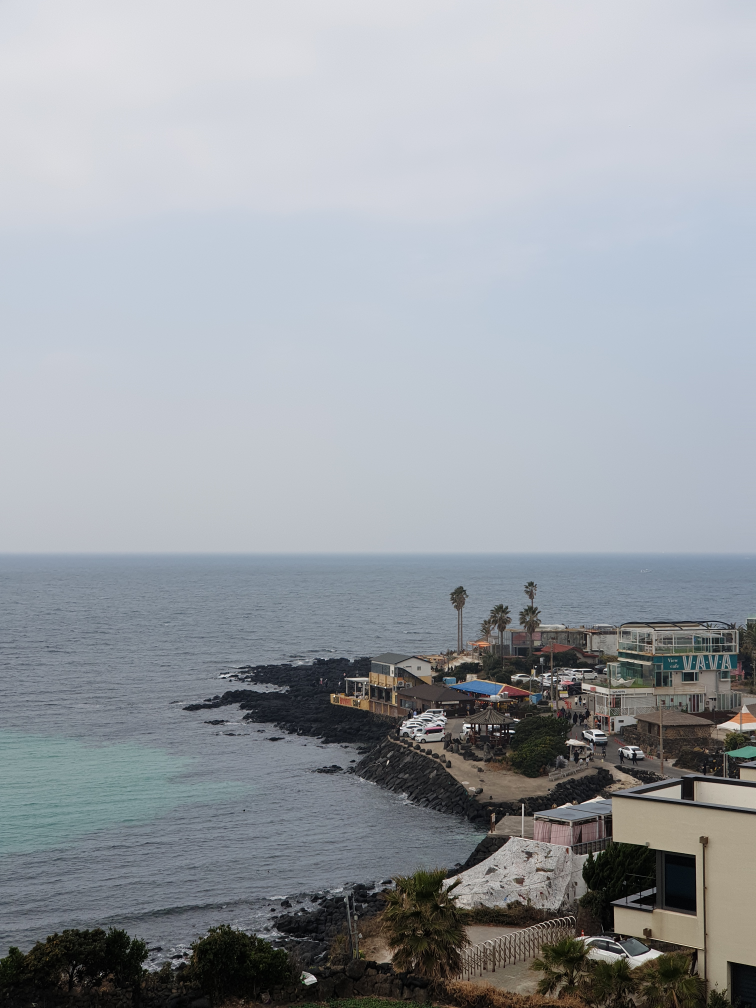
//> input picture #3. Image Stitching/left.jpg, 3024 x 4032 px (shown at 1/4 size)
$ ./Assignment3_-_201721052_송재한   (built with g++ and OpenCV 4)
//> lines starting //> are read from the running program, lines starting //| are printed output that depends on the picture
// Since 2021-12-24
// Computer Vision
// #3. Image Stitching for assignment
// 201721052 송재한

#include <opencv2/core.hpp>
#include <opencv2/highgui.hpp>
#include <opencv2/imgproc.hpp>
#include <opencv2/features2d.hpp>
#include <opencv2/xfeatures2d.hpp>
#include <opencv2/calib3d.hpp>
//opencv include

#include <iostream>
//standard include

using namespace cv;
using namespace std;
//using namespace

int main(int argc, char* argv[])
{
    int boundary_size = 3000;
    int threshold_descriptor = 650;
    double threshold_better = 4.1;
    double MinDist = 100;
    double MaxDist = 0;
    // set the variable

    Mat left = imread("./resource/assignment3/left.jpg");
//> left is the input picture: 4032 rows x 3024 cols, CV_8UC3; mean B, G, R 163.5, 157.8, 153.1
    Mat right = imread("./resource/assignment3/right.jpg");
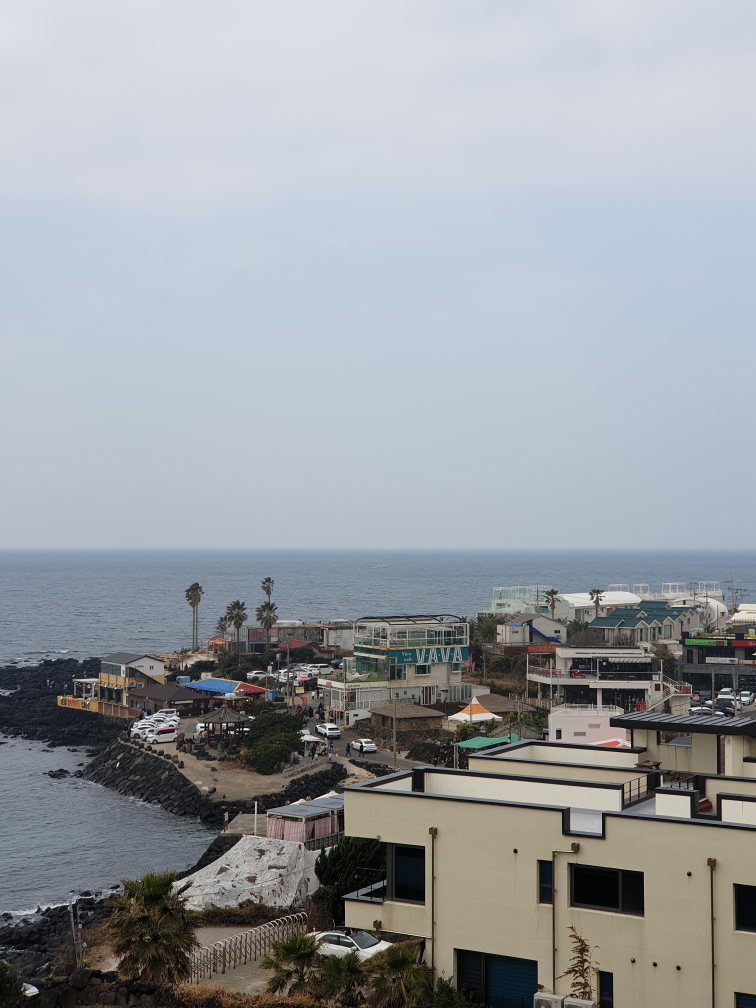
//> input picture #3. Image Stitching/right.jpg, 3024 x 4032 px (shown at 1/4 size)
//> right is the input picture: 4032 rows x 3024 cols, CV_8UC3; mean B, G, R 162.5, 157.7, 153.2
    // Image Loading (No Gray)

    if (left.empty() || right.empty())
    {
        cout << "Couldn't find the image!" << endl;
        return -1;
    }
    // IF - Couldn't find or open the image?

    cout << "left image size : " << left.rows << " * " << left.cols << endl;
//| left image size : 4032 * 3024
    cout << "right image size : " << right.rows << " * " << right.cols << endl;
//| right image size : 4032 * 3024

    if (left.rows > boundary_size || left.cols > boundary_size) {
        for (int i = 0; i < 2; i++)
            pyrDown(left, left);
//> this loop made 2 passes
//> pass 2, `pyrDown(left, left);`:
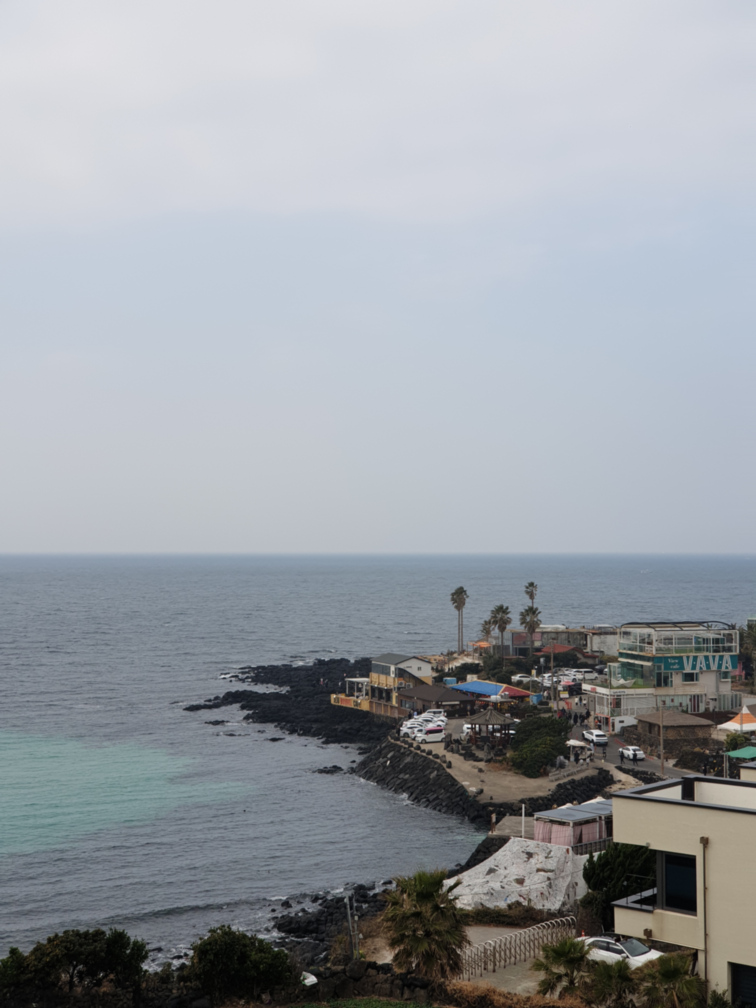
//> left: 1008 rows x 756 cols, CV_8UC3; mean B, G, R 163.6, 157.9, 153.2
    }
    if (right.rows > boundary_size || right.cols > boundary_size) {
        for (int i = 0; i < 2; i++)
            pyrDown(right, right);
//> this loop made 2 passes
//> pass 2, `pyrDown(right, right);`:
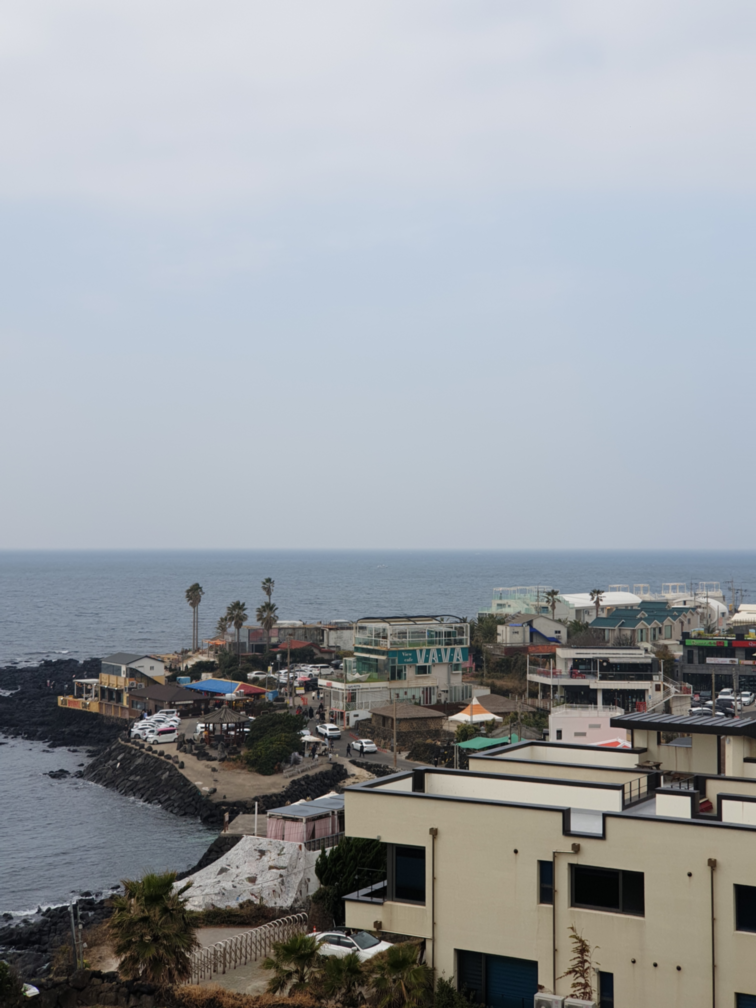
//> right: 1008 rows x 756 cols, CV_8UC3; mean B, G, R 162.6, 157.8, 153.3
    }
    // IF - being size of the image over 3000?


//> (the run ends here: the program stops with an error, at `Ptr<xfeatures2d::SURF> detector = xfeatures2d::SURF::create(threshold_..`)
